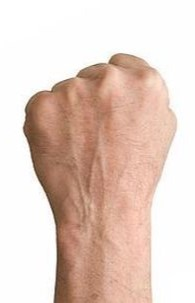
#> input picture Programacion de IA/tirmestre_2/imagenes/piedra.jpg, 195 x 303 px, found by its file name
$ jupyter execute piedra-papel-tij.ipynb
#> lines starting #> are read from the running program, lines starting #| are printed output that depends on the picture; after the words box and inside, x2 and y2 are one past the last pixel; in counts of white or black regions, pixels touching at a corner belong together; long printed decimals are rounded
- La función **cv.cvtColor** se utiliza para convertir la imagen de su espacio de color original (BGR) a escala de grises
- El argumento **cmap="gray"** indica que se desea utilizar una paleta de colores en escala de grises para mostrar la imagen.

[cell 1]
import cv2 as cv
from matplotlib import pyplot as plt

piedra = cv.imread("C:\\Users\\daniel.martinezcarre\\Desktop\\Repositorios\\ia_repositorio\\Programacion de IA\\tirmestre_2\\imagenes\\piedra.jpg")
#> piedra is the input picture: shape (303, 195, 3); mean B, G, R 196.4, 206.8, 228.1
papel = cv.imread("C:\\Users\\daniel.martinezcarre\\Desktop\\Repositorios\\ia_repositorio\\Programacion de IA\\tirmestre_2\\imagenes\\papel.jpg")
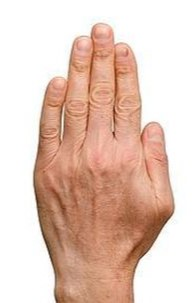
#> input picture Programacion de IA/tirmestre_2/imagenes/papel.jpg, 196 x 303 px, found by its file name
#> papel is the input picture: shape (303, 196, 3); mean B, G, R 188.7, 201.7, 229
tijera = cv.imread("C:\\Users\\daniel.martinezcarre\\Desktop\\Repositorios\\ia_repositorio\\Programacion de IA\\tirmestre_2\\imagenes\\tijera.jpg")
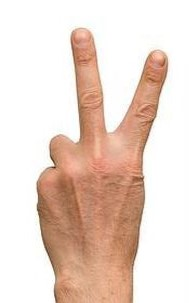
#> input picture Programacion de IA/tirmestre_2/imagenes/tijera.jpg, 189 x 303 px, found by its file name
#> tijera is the input picture: shape (303, 189, 3); mean B, G, R 203.1, 214.1, 234.5

fig,axs = plt.subplots(1,3)
axs[0].imshow(cv.cvtColor(piedra,cv.COLOR_BGR2GRAY),cmap="gray")
axs[1].imshow(cv.cvtColor(papel,cv.COLOR_BGR2GRAY),cmap="gray")
axs[2].imshow(cv.cvtColor(tijera,cv.COLOR_BGR2GRAY),cmap="gray")
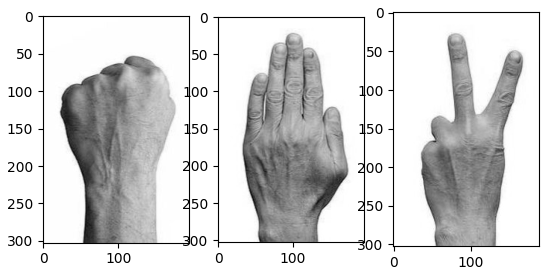
#> figure drawn by matplotlib, 3 panels

[cell 2]
fig,axs = plt.subplots(1,2)
axs[0].imshow(cv.cvtColor(papel,cv.COLOR_BGR2GRAY),cmap="gray")
# Extrae el canal azul de la imagen "papel" utilizando la indexación papel[:,:,0].
axs[1].imshow(papel[:,:,0],cmap="gray")
# Asigna el canal azul extraído a la variable img_papel para su uso posterior.
img_papel=papel[:,:,0].copy()

fig,axs = plt.subplots(1,2)
axs[0].imshow(cv.cvtColor(tijera,cv.COLOR_BGR2GRAY),cmap="gray")
axs[1].imshow(tijera[:,:,0],cmap="gray")
img_tijera=tijera[:,:,0].copy()

fig,axs = plt.subplots(1,2)
axs[0].imshow(cv.cvtColor(piedra,cv.COLOR_BGR2GRAY),cmap="gray")
axs[1].imshow(piedra[:,:,0],cmap="gray")
img_piedra=piedra[:,:,0].copy()
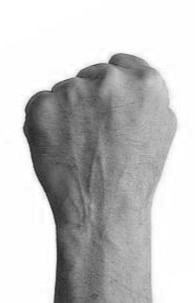
#> img_piedra: shape (303, 195); min 35, max 255, mean 196.4
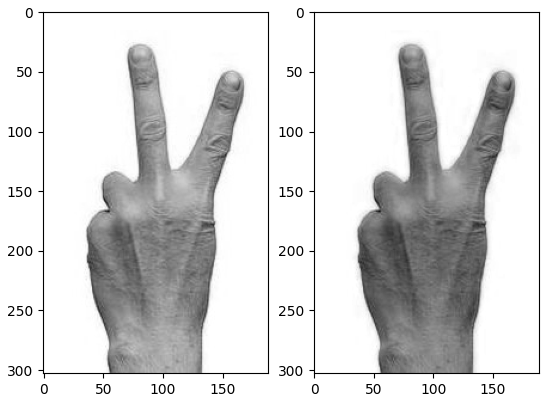
#> figure drawn by matplotlib, 2 panels
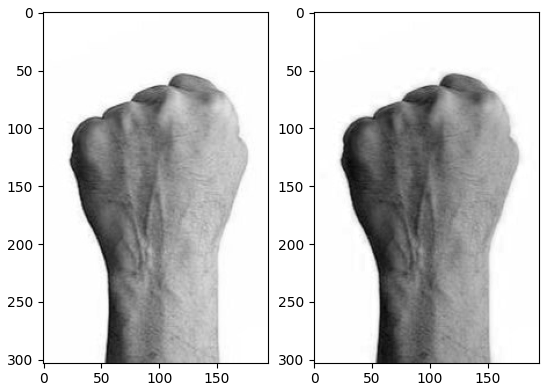
#> figure drawn by matplotlib, 2 panels

Aplicación de un filtro Gaussiano cuya función es difuminar:
- **src**: La imagen de entrada, en este caso img_papel que representa el canal azul extraído de la imagen original.
- **ksize**: Un tuple que define el tamaño del núcleo del filtro (ancho, alto). Aquí se usa (5, 5), creando un núcleo cuadrado de 5x5 píxeles.
- **sigmaX y sigmaY**: Valores que controlan la desviación estándar del filtro en las direcciones horizontal y vertical, respectivamente. Cuanto mayor sea el valor, más difuminada será la imagen. Aquí se usan ambos valores a 20, generando un desenfoque significativo.

[cell 3]
fig,axs = plt.subplots(1,3)

img_papel = cv.GaussianBlur(src=img_papel, ksize=(5,5), sigmaX=20, sigmaY=20)
img_piedra = cv.GaussianBlur(src=img_piedra, ksize=(5,5), sigmaX=20, sigmaY=20)
img_tijera = cv.GaussianBlur(src=img_tijera, ksize=(5,5), sigmaX=20, sigmaY=20)
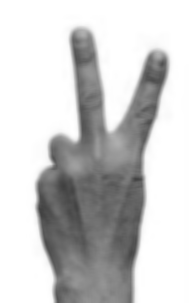
#> img_tijera: shape (303, 189); min 64, max 255, mean 203.1

axs[0].imshow(img_papel,cmap="gray")
axs[1].imshow(img_piedra,cmap="gray")
axs[2].imshow(img_tijera,cmap="gray")

- El código convierte la imagen del canal azul difuminada en una imagen binaria inversa, donde los píxeles por debajo de 160 se vuelven negros y los píxeles por encima de 160 se vuelven blancos.
- La imagen umbralizada se muestra en escala de grises.

[cell 4]
fig,axs = plt.subplots(1,3)

ret,th1 = cv.threshold(img_papel,160, 255,cv.THRESH_BINARY_INV)
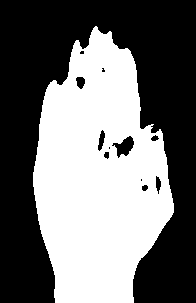
#> th1: shape (303, 196); 44.8% white; 1 white region, box (x1, y1, x2, y2) and area: (33, 26, 174, 303) 26620
plt.imshow(th1,cmap="gray")
ret,th2 = cv.threshold(img_piedra,180, 255,cv.THRESH_BINARY_INV)
#> th2: shape (303, 195); 43% white; 4 white regions (2 under 20 px), largest, box (x1, y1, x2, y2) and area: (22, 53, 171, 303) 25395, (144, 237, 149, 246) 30
plt.imshow(th2,cmap="gray")
ret,th3 = cv.threshold(img_tijera,160, 255,cv.THRESH_BINARY_INV)
#> th3: shape (303, 189); 34.8% white; 1 white region, box (x1, y1, x2, y2) and area: (37, 31, 167, 303) 19946
plt.imshow(th3,cmap="gray")


axs[0].imshow(th1,cmap="gray")
axs[1].imshow(th2,cmap="gray")
axs[2].imshow(th3,cmap="gray")

[cell 5]
import numpy as np

fig,axs = plt.subplots(1,3)


kernel = cv.getStructuringElement(cv.MORPH_ELLIPSE, (7,7))

img2_papel = cv.morphologyEx(th1, cv.MORPH_CLOSE, kernel, iterations=5)
#> img2_papel: shape (303, 196); 46.5% white; 1 white region, box (x1, y1, x2, y2) and area: (33, 26, 174, 303) 27616
img2_papel = cv.morphologyEx(img2_papel, cv.MORPH_OPEN, kernel, iterations=1)
#> img2_papel: shape (303, 196); 46.5% white; 1 white region, box (x1, y1, x2, y2) and area: (33, 26, 174, 303) 27607

img2_piedra = cv.morphologyEx(th2, cv.MORPH_CLOSE, kernel, iterations=5)
#> img2_piedra: shape (303, 195); 44.6% white; 1 white region, box (x1, y1, x2, y2) and area: (22, 53, 171, 303) 26335
img2_piedra = cv.morphologyEx(img2_piedra, cv.MORPH_OPEN, kernel, iterations=1)
#> img2_piedra: shape (303, 195); 44.6% white; 1 white region, box (x1, y1, x2, y2) and area: (22, 53, 170, 303) 26327

img2_tijera = cv.morphologyEx(th3, cv.MORPH_CLOSE, kernel, iterations=5)
#> img2_tijera: shape (303, 189); 36.6% white; 1 white region, box (x1, y1, x2, y2) and area: (37, 31, 167, 303) 20940
img2_tijera = cv.morphologyEx(img2_tijera, cv.MORPH_OPEN, kernel, iterations=1)
#> img2_tijera: shape (303, 189); 36.5% white; 1 white region, box (x1, y1, x2, y2) and area: (37, 31, 167, 303) 20930


axs[0].imshow(img2_papel,cmap="gray")
axs[1].imshow(img2_piedra,cmap="gray")
axs[2].imshow(img2_tijera,cmap="gray")

[cell 6]
min=50
max=100
fig,axs = plt.subplots(1,3)


cn_papel = cv.Canny(img2_papel,min,max)
#> cn_papel: shape (303, 196); 1.1% white in thin lines or dots, all inside (x1, y1, x2, y2) = (32, 26, 174, 303)
cn_piedra = cv.Canny(img2_piedra,min,max)
#> cn_piedra: shape (303, 195); 1.1% white in thin lines or dots, all inside (x1, y1, x2, y2) = (21, 52, 170, 303)
cn_tijera = cv.Canny(img2_tijera,min,max)
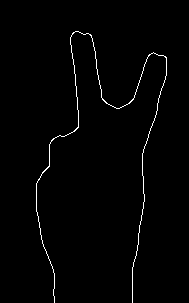
#> cn_tijera: shape (303, 189); 1.3% white in thin lines or dots, all inside (x1, y1, x2, y2) = (36, 31, 167, 303)
cn_papel = img2_papel
cn_piedra = img2_piedra
cn_tijera = img2_tijera

axs[0].imshow(cn_papel, cmap = "gray")
axs[1].imshow(cn_piedra, cmap = "gray")
axs[2].imshow(cn_tijera, cmap = "gray")

[cell 7]
contornos, jerarquia = cv.findContours(cn_papel.copy(), cv.RETR_EXTERNAL, cv.CHAIN_APPROX_SIMPLE)
#> contornos = 1 contour; box (x1, y1, x2, y2) and area: (33, 26, 174, 303) 27276; jerarquia = [[-1, -1, -1, -1]]
print(len(contornos))
#| 1
cnt = contornos[0]
#> cnt = contour of 247 points, box (x1, y1, x2, y2) (33, 26, 174, 303), area 27276
M = cv.moments(cnt)
#> M = moments, m00 27276, centre m10/m00, m01/m00 = (98.49, 174.6)
if M['m00'] != 0:
  cx = int(M["m10"]/M['m00'])
#> cx = 98
  cy = int(M["m01"]/M['m00'])
#> cy = 174
  print(f"Centro: {cx}, {cy}")
#| Centro: 98, 174
  cv.circle(img_papel, (cx, cy), 5, (255, 0, 0), 2)
area = cv.contourArea(cnt)
#> area = 27276
perimetro = cv.arcLength(cnt, True)
#> perimetro = 732.9
print(f"Área: {area}  Perímetro: {perimetro}")
#| Área: 27276.0  Perímetro: 732.902
if area > 2000 and perimetro > 300:
  hull = cv.convexHull(cnt)
#> hull = contour of 24 points, box (x1, y1, x2, y2) (33, 26, 174, 303), area 29121
  areah = cv.contourArea(hull)
#> areah = 29121
  perimetroh = cv.arcLength(hull, True)
#> perimetroh = 685.9


  #approx = cv.approxPolyDP(cnt, 0.01*perimetro, True )
  approx = cnt
#> approx has the same summary as cnt
  cv.drawContours(img_papel, [approx], -1, (0,255,0), 1)
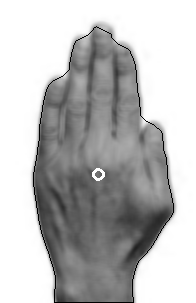
#> img_papel: shape (303, 196); min 0, max 255, mean 187.3
  plt.imshow(img_papel, cmap="gray")
